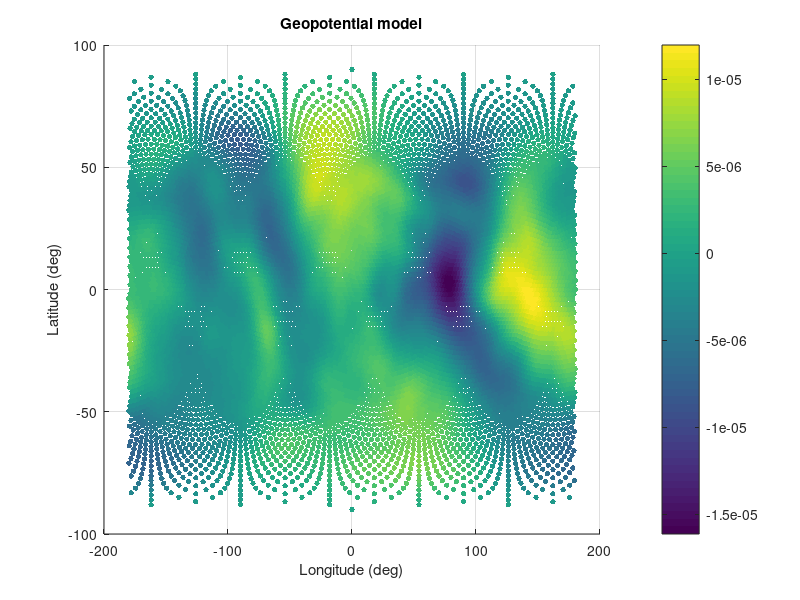
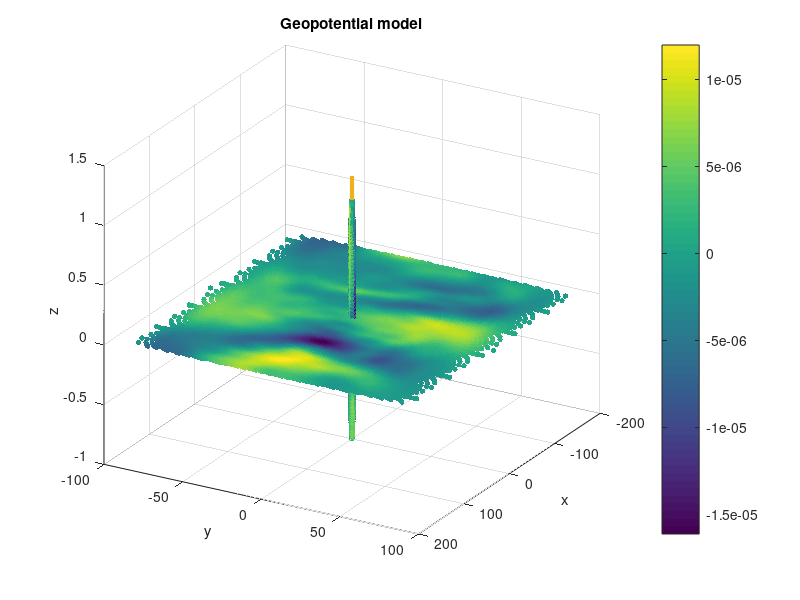

Source code (MATLAB) for these figures, in order:
%Draw generate heat map from lat, long maps
clear all
clc
close all


fileID = fopen('output_potential.mat','r');
formatSpec = '%f %f %f %f %f';
sizeA = [5 Inf];
A = fscanf(fileID,formatSpec, sizeA);
fclose(fileID);

% Convert XYZ to Lat-Long
for i=1:1:length(A)
   lat(i) = asin(A(4,i));
   long(i) = atan2(A(3,i), A(2,i));
   potential(i) = A(5,i);
end

%% Generate 2D scatter plot
figure(1)
title('Geopotential model');
hold on
grid on
xlabel('Longitude (deg)');
ylabel('Latitude (deg)');
pointsize = 15;
scatter(long*180/pi, lat*180/pi, pointsize, potential,'filled')
colorbar;
saveas(gcf, '../results/heatmap_2.png');


%% Generate 3D scatter plot
figure(1)
title('Geopotential model');
hold on
grid on
xlabel('x');
ylabel('y');
zlabel('z');
pointsize = 15;
scatter3(A(2,:),A(3,:),A(4,:), pointsize, potential,'filled')
colorbar;

hold on
X_axis = [ 0, 0, 0; 1.2, 0, 0];
Y_axis = [ 0, 0, 0; 0, 1.2, 0];
Z_axis = [ 0, 0, 0; 0,0, 1.2];
plot3(X_axis(:,1), X_axis(:,2), X_axis(:,3), 'Linewidth' ,3);
plot3(Y_axis(:,1), Y_axis(:,2), Y_axis(:,3), 'Linewidth' ,3);
plot3(Z_axis(:,1), Z_axis(:,2), Z_axis(:,3), 'Linewidth' ,3);
view(120,25);
saveas(gcf, '../results/heatmap_3.png');
